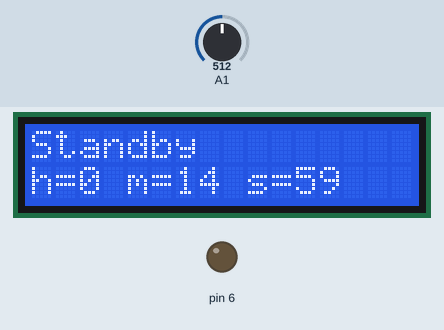
A sketch run on a simulated Arduino Uno, built with avr-gcc and run on an emulated ATmega328P. Shown: 16×2 character LCD, output pins drawn as LEDs (lit = HIGH). The test bench sets the inputs (shaded band); at power-on: A1 = 512. What the sketch prints to the serial monitor is not drawn.

Above: at 1.2 s.
1.3 s: A1 set to 40
4.3 s: A1 set to 0
At 5.62 s:
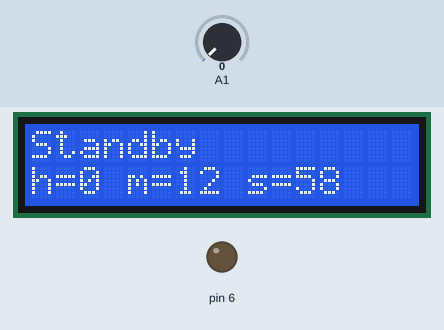
6.9 s: A1 set to 60
At 13.48 s:
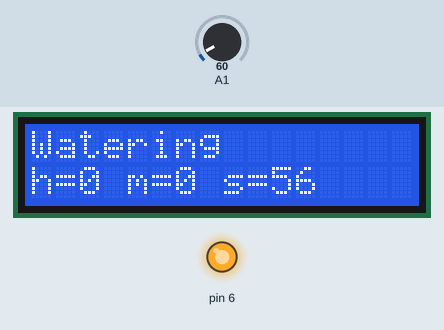
Timing chart, 0 to 15.4 s (numbered marks = the images above; inputs shaded):
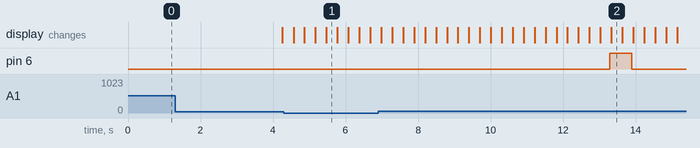

The sketch:

main.ino
```cpp
#include <LiquidCrystal.h>

#define RS 8
#define EN 9
#define D4 10
#define D5 11
#define D6 12
#define D7 13
#define LCD_ROWS 16
#define LCD_COLS 2
#define WATERING_TIME 60
#define INACTION_TIME 900
#define MOISTURE_LOWER_LIMIT 50.0

LiquidCrystal lcd(RS, EN, D4, D5, D6, D7);

// 0 - 876
const uint16_t moisture_max = 876;
uint16_t moisture = 0;
uint16_t counter = 0;
uint8_t mode = 0;

uint16_t hours;
uint16_t minutes;
uint16_t seconds;

const String modes[2] = {"Standby ", "Watering "};

void sec_to_time()
{
    seconds = counter;
    minutes = seconds / 60;
    seconds = seconds - minutes * 60;
    hours = minutes / 60;
    minutes = minutes - hours * 60;
}

void Print_info()
{
    lcd.setCursor(0, 0);
    lcd.print(modes[mode] + "      ");
    lcd.setCursor(0, 1);
    lcd.print("h=" + String(hours) + " m=" + String(minutes) + " s=" + String(seconds) + "    ");
}

void Timer_start()
{
    TCCR1A = 0;
    TCCR1B = 0;
    OCR1A = 156;
    TCCR1B = (1 << WGM12) | (1 << CS12) | (1 << CS10);
    TIMSK1 |= (1 << OCIE1A);
}

void setup()
{
    Serial.begin(9600);

    DDRD |= 0b01000000;
    lcd.begin(LCD_ROWS, LCD_COLS);
    moisture = analogRead(A1);
    if (moisture < ((double)MOISTURE_LOWER_LIMIT / 100) * moisture_max) {
        mode = 1;
        counter = WATERING_TIME;
    } else {
        mode = 0;
        counter = INACTION_TIME;
    }
    sec_to_time();
    Timer_start();
}

void loop()
{
    moisture = analogRead(A1);
    Serial.println(moisture);
    Print_info();
}

ISR(TIMER1_COMPA_vect)
{
    if (mode) {
        PORTD |= 0b01000000;
        counter--;
        sec_to_time();
        if (counter < 1) {
            counter = INACTION_TIME;
            mode = 0;
        }
    } else {
        PORTD &= 0b00000000;
        counter--;
        sec_to_time();
        if (counter < 1) {
            if (moisture < ((double)MOISTURE_LOWER_LIMIT / 100) * moisture_max) {
                counter = WATERING_TIME;
                mode = 1;
            } else {
                counter = INACTION_TIME / 2;
            }
        }
    }
}
```
